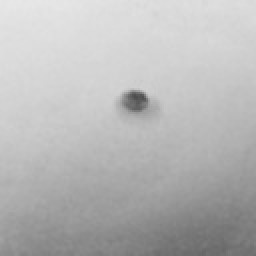
#> input picture ml/preprocessed/CGA/CGA105.jpg, 128 x 128 px, found by its file name (shown 2 times larger); its folder holds only this picture in this run
$ python feature_extraction.py   (older library calls are emulated)
#> lines starting #> are read from the running program, lines starting #| are printed output that depends on the picture
import os
import cv2
import numpy as np
import pandas as pd
from skimage.feature import graycomatrix, graycoprops, local_binary_pattern

# Paths
PREPROCESSED_PATH = "ml/preprocessed"   # preprocessed images folder
OUTPUT_CSV = "ml/features.csv"          # where features will be saved

# Parameters
GLCM_DISTANCES = [1]       # pixel distances
GLCM_ANGLES = [0, np.pi/4, np.pi/2, 3*np.pi/4]  # angles
LBP_RADIUS = 1
LBP_N_POINTS = 8 * LBP_RADIUS
LBP_METHOD = 'uniform'

# Collect feature rows
feature_list = []

# Loop over each grade folder
for grade_folder in os.listdir(PREPROCESSED_PATH):
    grade_path = os.path.join(PREPROCESSED_PATH, grade_folder)
    if not os.path.isdir(grade_path):
        continue

    for img_file in os.listdir(grade_path):
        img_path = os.path.join(grade_path, img_file)
        img = cv2.imread(img_path, cv2.IMREAD_GRAYSCALE)
#> img is the input picture: shape (128, 128); min 77, max 231, mean 183.8
        if img is None:
            print(f"Skipping corrupt image: {img_file}")
            continue

        # GLCM
        glcm = graycomatrix((img*255).astype(np.uint8), distances=GLCM_DISTANCES, angles=GLCM_ANGLES, levels=256, symmetric=True, normed=True)
        contrast = graycoprops(glcm, 'contrast').mean()
#> contrast = 7.23
        energy = graycoprops(glcm, 'energy').mean()
#> energy = 0.0504
        homogeneity = graycoprops(glcm, 'homogeneity').mean()
#> homogeneity = 0.536
        correlation = graycoprops(glcm, 'correlation').mean()
#> correlation = 0.996

        # LBP
        lbp = local_binary_pattern(img, LBP_N_POINTS, LBP_RADIUS, method=LBP_METHOD)
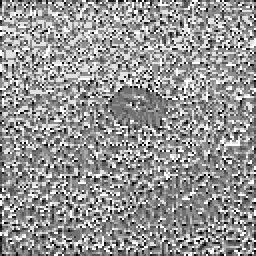
#> lbp: shape (128, 128) float64 (shown 2 times larger); min 0, max 9, mean 5.27; drawn with min black and max white
        lbp_mean = lbp.mean()
#> lbp_mean = 5.27
        lbp_std = lbp.std()
#> lbp_std = 2.21

        # Append row
        feature_list.append({
            'contrast': contrast,
            'energy': energy,
            'homogeneity': homogeneity,
            'correlation': correlation,
            'lbp_mean': lbp_mean,
            'lbp_std': lbp_std,
            'label': grade_folder
        })
#> pass 2 of the loop `for grade_folder in os.listdir(PREPROCESSED_PATH):`:
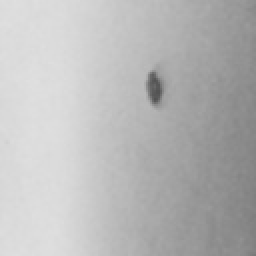
#> input picture ml/preprocessed/CGB/CGB101.jpg, 128 x 128 px, found by its file name (shown 2 times larger)
#> img is the input picture: shape (128, 128); min 82, max 223, mean 184.7
#> contrast = 5.85
#> energy = 0.0734
#> homogeneity = 0.557
#> correlation = 0.997
#> `lbp = local_binary_pattern(img, LBP_N_POINTS, LBP_RADIUS, method=LBP_M..`:
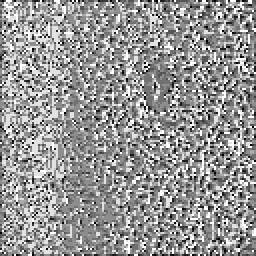
#> lbp: shape (128, 128) float64 (shown 2 times larger); min 0, max 9, mean 5.31; drawn with min black and max white
#> lbp_mean = 5.31
#> lbp_std = 2.2

# Convert to DataFrame
df = pd.DataFrame(feature_list)
#> df = table of 2 rows and 7 columns
df.to_csv(OUTPUT_CSV, index=False)

print(f"✅ Feature extraction complete! Saved to {OUTPUT_CSV}")
